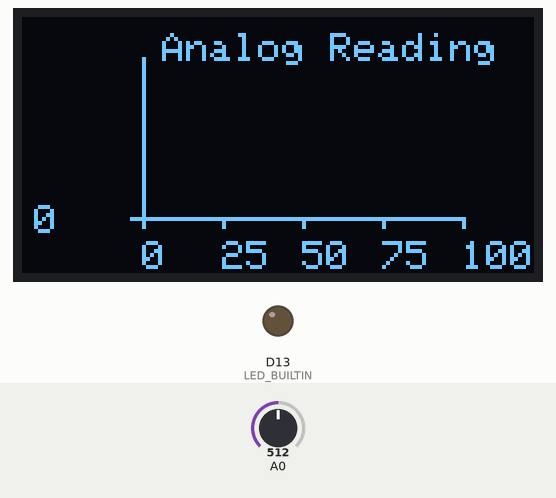
This program was run on a simulated Seeed XIAO (SAMD21). Parts: 128×64 one-colour display, output pins drawn as LEDs (lit = HIGH). Inputs (shaded band) come from the test bench; at power-on: A0 = 512. What the program prints to the serial monitor is not drawn.

Above: at 1.2 s.
1.3 s: A0 set to 716
4.6 s: A0 set to 900
At 6.0 s:
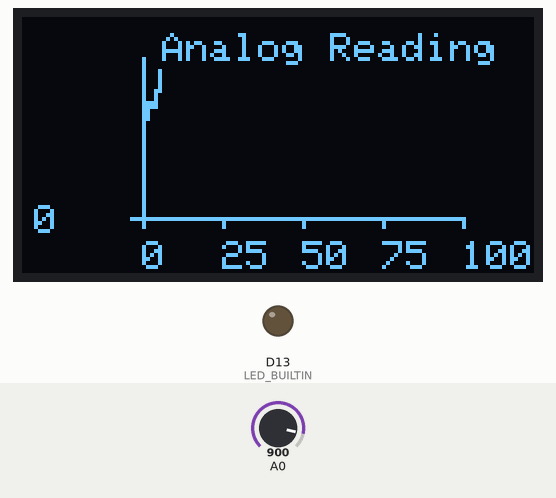
8.7 s: A0 set to 1023
At 15.8 s:
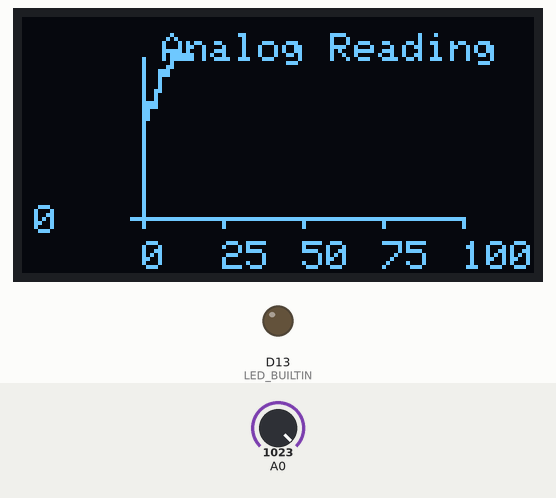
Timing chart, 0 to 17.3 s (numbered marks = the images above; inputs shaded):
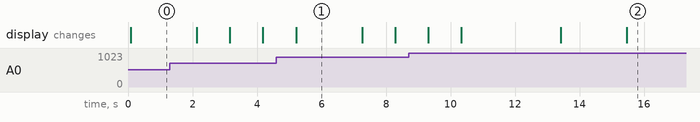

The program:

main.cpp
```cpp
#include <Arduino.h>

#include <SPI.h>
#include <Wire.h>
#include <Adafruit_GFX.h>
#include <Adafruit_SSD1306.h>

#define SCREEN_WIDTH 128 // OLED display width, in pixels
#define SCREEN_HEIGHT 64 // OLED display height, in pixels

// Declaration for an SSD1306 display connected to I2C (SDA, SCL pins)
#define OLED_RESET     -1 // Reset pin # (or -1 if sharing Arduino reset pin)
Adafruit_SSD1306 display(SCREEN_WIDTH, SCREEN_HEIGHT, &Wire, OLED_RESET);

#define LOGO16_GLCD_HEIGHT  16
#define LOGO16_GLCD_WIDTH   16

void DrawCGraph(Adafruit_SSD1306 &, double, double, double, double, double, double, double, double, double, double, double, double, double, String, boolean &);

// create what ever variables you need
double x, y;

// these are a required variables for the graphing functions
bool Redraw1 = true;
bool Redraw2 = true;
bool Redraw3 = true;
bool Redraw4 = true;
double ox , oy ;

void setup() {
  Serial.begin(115200);
  while (!Serial) ;

  pinMode(LED_BUILTIN, OUTPUT);

  display.begin(SSD1306_SWITCHCAPVCC, 0x3C);
  display.clearDisplay();
  display.display();
}

//unsigned long OldTime;
//unsigned long counter;

void loop(void) {
  double volt = analogRead(A0) * (3.3 / 1023.0);

  Serial.print("Volt: ");
  Serial.println(volt);

  DrawCGraph(display, x++, volt, 30, 50, 80, 40, 0, 100, 25, 0, 3.3, 10, 0, "Analog Reading", Redraw4);
  if (x > 100) {
    while (1) {}
  }

  delay(1000);

  }

/*
  &display to pass the display object, mainly used if multiple displays are connected to the MCU
  x = x data point
  y = y datapoint
  gx = x graph location (lower left)
  gy = y graph location (lower left)
  w = width of graph
  h = height of graph
  xlo = lower bound of x axis
  xhi = upper bound of x axis
  xinc = division of x axis (distance not count)
  ylo = lower bound of y axis
  yhi = upper bound of y asis
  yinc = division of y axis (distance not count)
  title = title of graph
  &redraw = flag to redraw graph on fist call only
*/

void DrawCGraph(Adafruit_SSD1306 &d, double x, double y, double gx, double gy, double w, double h, double xlo, double xhi, double xinc, double ylo, double yhi, double yinc, double dig, String title, boolean &Redraw) {
  double i;
  double v;
//  int rot, newrot;

  if (Redraw == true) {
    Redraw = false;
    d.setTextSize(1);
    d.setTextColor(SSD1306_WHITE, SSD1306_BLACK);
    d.setCursor(35, 4);
    d.println(title);
//    d.fillRect(0, 0,  127 , 16, SSD1306_WHITE);
//    d.setTextColor(SSD1306_BLACK, SSD1306_WHITE);
//    d.setTextSize(1);
//    d.setCursor(2, 4);
//    d.println(title);
    ox = (x - xlo) * ( w) / (xhi - xlo) + gx;
    oy = (y - ylo) * (gy - h - gy) / (yhi - ylo) + gy;
    // draw y scale
    d.setTextSize(1);
    d.setTextColor(SSD1306_WHITE, SSD1306_BLACK);
    for ( i = ylo; i <= yhi; i += yinc) {
      // compute the transform
      // note my transform funcition is the same as the map function, except the map uses long and we need doubles
      v =  (i - ylo) * (gy - h - gy) / (yhi - ylo) + gy;
      if (i == ylo) {
        d.drawFastHLine(gx - 3, v, w + 3, SSD1306_WHITE);
      }
      else {
        d.drawFastHLine(gx - 3, v, 3, SSD1306_WHITE);
      }
      d.setCursor(gx - 27, v - 3);
      d.println(i, dig);
    }
    // draw x scale
    for (i = xlo; i <= xhi; i += xinc) {
      // compute the transform
      d.setTextSize(1);
      d.setTextColor(SSD1306_WHITE, SSD1306_BLACK);
      v =  (i - xlo) * ( w) / (xhi - xlo) + gx;
      if (i == 0) {
        d.drawFastVLine(v, gy - h, h + 3, SSD1306_WHITE);
      }
      else {
        d.drawFastVLine(v, gy, 3, SSD1306_WHITE);
      }
      d.setCursor(v, gy + 6);
      d.println(i, dig);
    }
  }

  // graph drawn now plot the data
  // the entire plotting code are these few lines...

  x =  (x - xlo) * ( w) / (xhi - xlo) + gx;
  y =  (y - ylo) * (gy - h - gy) / (yhi - ylo) + gy;
  d.drawLine(ox, oy, x, y, SSD1306_WHITE);
  d.drawLine(ox, oy - 1, x, y - 1, SSD1306_WHITE);
  ox = x;
  oy = y;

  // up until now print sends data to a buffer NOT the screen
  // this call sends the data to the screen
  d.display();

}
```
